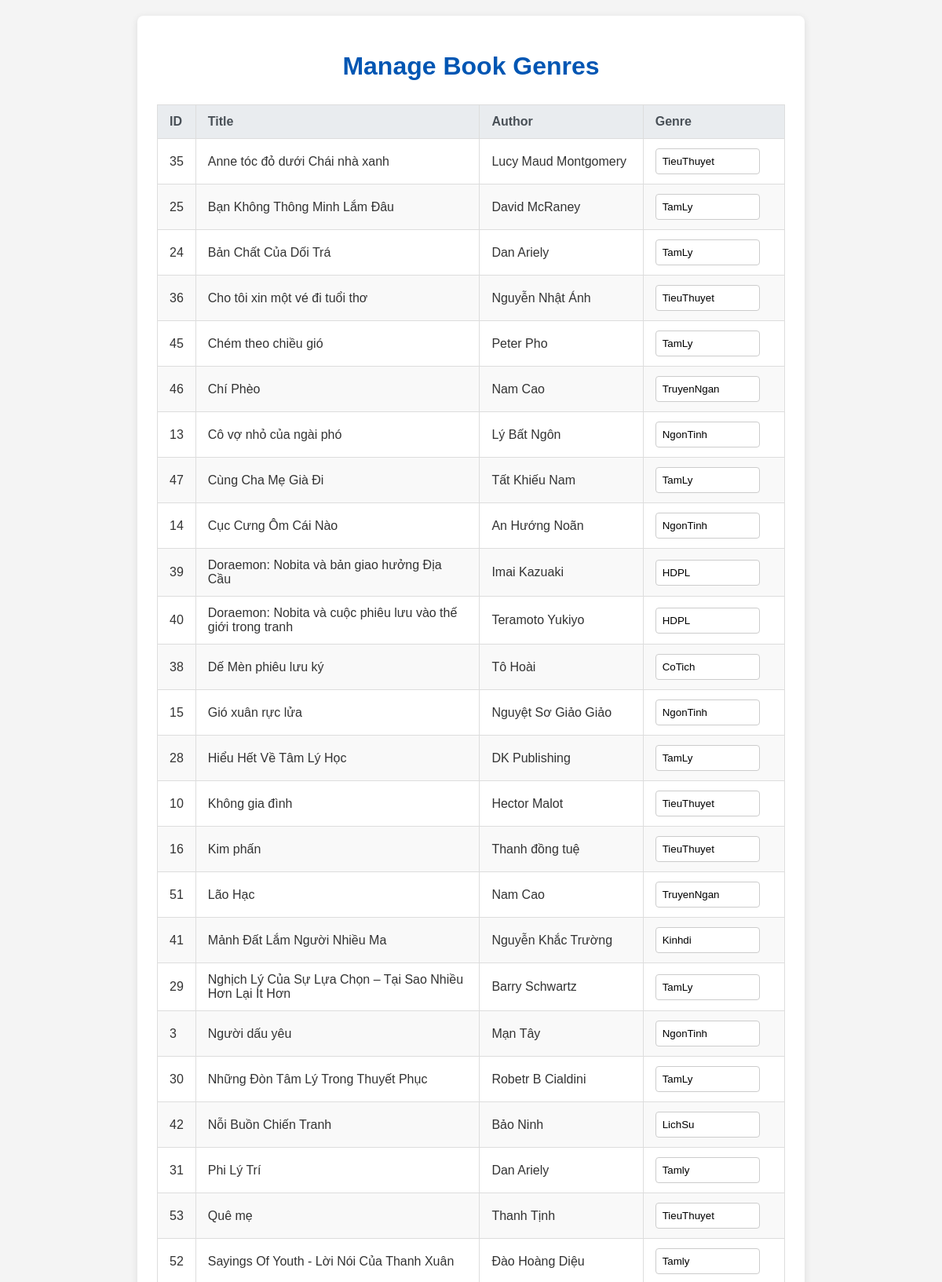
/Admin/ad.php (upper part), run on the app's committed database.
### tables this page shows
CREATE TABLE books (
            id INTEGER PRIMARY KEY AUTOINCREMENT,
            title TEXT NOT NULL,
            author TEXT NOT NULL,
            cover_image_url TEXT, -- Vẫn giữ tên cột này nhưng sẽ lưu đường dẫn tệp
            summary TEXT,
            published_date TEXT,
            read_link TEXT UNIQUE
        , genre TEXT);

### Admin/ad.php (the view, shortened to what this page needs)
<?php
$databaseFile = '../DB/Database.db';
try {
    $pdo = new PDO("sqlite:$databaseFile");
    $pdo->setAttribute(PDO::ATTR_ERRMODE, PDO::ERRMODE_EXCEPTION);
    $pdo->setAttribute(PDO::ATTR_DEFAULT_FETCH_MODE, PDO::FETCH_ASSOC);
    $stmt = $pdo->query("SELECT id, title, author, genre FROM books ORDER BY title ASC");
    $books = $stmt->fetchAll();
} catch (PDOException $e) {
    $message = "<div class='error-message'>Database error: " . $e->getMessage() . "<br>Please ensure 'books.sqlite' exists and is writable.</div>";
    $books = [];
}
?>
<!DOCTYPE html>
<html lang="en">
<head>
</head>
<body>
    <div class="container">
        <h1>Manage Book Genres</h1>
        <form method="POST" action="">
            <?php if (!empty($books)): ?>
                <table>
                    <thead>
                        <tr>
                            <th>ID</th>
                            <th>Title</th>
                            <th>Author</th>
                            <th>Genre</th>
                        </tr>
                    </thead>
                    <tbody>
                        <?php foreach ($books as $book): ?>
                            <tr>
                                <td><?php echo htmlspecialchars($book['id']); ?></td>
                                <td><?php echo htmlspecialchars($book['title']); ?></td>
                                <td><?php echo htmlspecialchars($book['author']); ?></td>
                                <td>
                                    <input
                                        type="text"
                                        name="genres[<?php echo htmlspecialchars($book['id']); ?>]"
                                        value="<?php echo htmlspecialchars($book['genre'] ?? ''); ?>"
                                        placeholder="Enter genre"
                                    >
                                </td>
                            </tr>
                        <?php endforeach; ?>
                    </tbody>
                </table>
            <?php else: ?>
                <p style="text-align: center; margin-top: 40px;">No books found in the database. Please add some books first.</p>
            <?php endif; ?>
        </form>
    </div>
</body>
</html>

### Admin/ad.php (style rules this page uses)
body { font-family: Arial, sans-serif; margin: 20px; background-color: #f4f4f4; color: #333; }
.container { max-width: 800px; margin: 0 auto; background-color: #fff; padding: 25px; border-radius: 8px; box-shadow: 0 2px 10px rgba(0,0,0,0.1); }
h1 { color: #0056b3; text-align: center; margin-bottom: 30px; }
table { width: 100%; border-collapse: collapse; margin-top: 20px; }
th, td { padding: 12px 15px; border: 1px solid #ddd; text-align: left; }
th { background-color: #e9ecef; color: #495057; font-weight: bold; }
tr:nth-child(even) { background-color: #f9f9f9; }
input[type="text"] { width: calc(100% - 16px); padding: 8px; border: 1px solid #ccc; border-radius: 4px; box-sizing: border-box; }

### data on the page
books: id "35", title "Anne tóc đỏ dưới Chái nhà xanh", author "Lucy Maud Montgomery", genre "TieuThuyet"
books: id "25", title "Bạn Không Thông Minh Lắm Đâu", author "David McRaney", genre "TamLy"
books: id "24", title "Bản Chất Của Dối Trá", author "Dan Ariely", genre "TamLy"
books: id "36", title "Cho tôi xin một vé đi tuổi thơ", author "Nguyễn Nhật Ánh", genre "TieuThuyet"
books: id "45", title "Chém theo chiều gió", author "Peter Pho", genre "TamLy"
books: id "46", title "Chí Phèo", author "Nam Cao", genre "TruyenNgan"
books: id "13", title "Cô vợ nhỏ của ngài phó", author "Lý Bất Ngôn", genre "NgonTinh"
books: id "47", title "Cùng Cha Mẹ Già Đi", author "Tất Khiếu Nam", genre "TamLy"
books: id "14", title "Cục Cưng Ôm Cái Nào", author "An Hướng Noãn", genre "NgonTinh"
books: id "39", title "Doraemon: Nobita và bản giao hưởng Địa Cầu", author "Imai Kazuaki", genre "HDPL"
books: id "40", title "Doraemon: Nobita và cuộc phiêu lưu vào thế giới trong tranh", author "Teramoto Yukiyo", genre "HDPL"
books: id "38", title "Dế Mèn phiêu lưu ký", author "Tô Hoài", genre "CoTich"
books: id "15", title "Gió xuân rực lửa", author "Nguyệt Sơ Giảo Giảo", genre "NgonTinh"
books: id "28", title "Hiểu Hết Về Tâm Lý Học", author "DK Publishing", genre "TamLy"
books: id "10", title "Không gia đình", author "Hector Malot", genre "TieuThuyet"
books: id "16", title "Kim phấn", author "Thanh đồng tuệ", genre "TieuThuyet"
books: id "51", title "Lão Hạc", author "Nam Cao", genre "TruyenNgan"
books: id "41", title "Mảnh Đất Lắm Người Nhiều Ma", author "Nguyễn Khắc Trường", genre "Kinhdi"
books: id "29", title "Nghịch Lý Của Sự Lựa Chọn – Tại Sao Nhiều Hơn Lại Ít Hơn", author "Barry Schwartz", genre "TamLy"
books: id "3", title "Người dấu yêu", author "Mạn Tây", genre "NgonTinh"
books: id "30", title "Những Đòn Tâm Lý Trong Thuyết Phục", author "Robetr B Cialdini", genre "TamLy"
books: id "42", title "Nỗi Buồn Chiến Tranh", author "Bảo Ninh", genre "LichSu"
books: id "31", title "Phi Lý Trí", author "Dan Ariely", genre "Tamly"
books: id "53", title "Quê mẹ", author "Thanh Tịnh", genre "TieuThuyet"
books: id "52", title "Sayings Of Youth - Lời Nói Của Thanh Xuân", author "Đào Hoàng Diệu", genre "Tamly"
